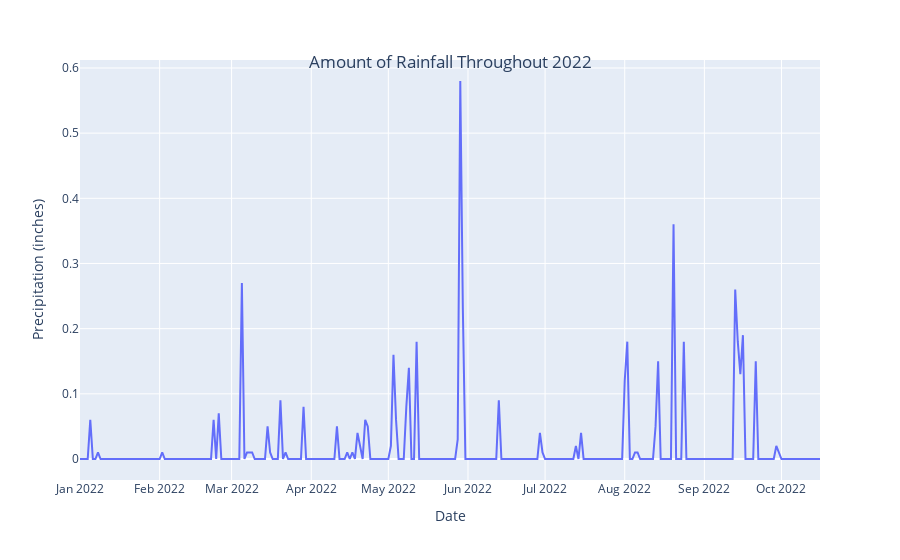

The cell this chart's notebook holds for it:
### Code cell
fig = px.line(df, y = 'precip', labels = {'precip' : 'Precipitation (inches)', 'datetime' : 'Date'})
fig.update_layout(
    title={
        'text': 'Amount of Rainfall Throughout 2022',
        'y':0.9,
        'x':0.5,
        'xanchor': 'center',
        'yanchor': 'top'})

### Figure 1 — Plotly figure (JSON) as saved in the notebook; plotly's stock layout.template omitted (floating-point values rounded to 4 significant figures; data arrays with more than 128 entries replaced by an {"elided": "..."} marker saying what was removed)
{"data": [{"hovertemplate": "Date=%{x}<br>Precipitation (inches)=%{y}<extra></extra>", "legendgroup": "", "line": {"color": "#636efa", "dash": "solid"}, "marker": {"symbol": "circle"}, "mode": "lines", "name": "", "orientation": "v", "showlegend": false, "type": "scatter", "x": {"elided": "289 str values"}, "xaxis": "x", "y": {"elided": "289 float values"}, "yaxis": "y"}], "layout": {"legend": {"tracegroupgap": 0}, "margin": {"t": 60}, "title": {"text": "Amount of Rainfall Throughout 2022", "x": 0.5, "xanchor": "center", "y": 0.9, "yanchor": "top"}, "xaxis": {"anchor": "y", "domain": [0, 1], "title": {"text": "Date"}}, "yaxis": {"anchor": "x", "domain": [0, 1], "title": {"text": "Precipitation (inches)"}}}}
